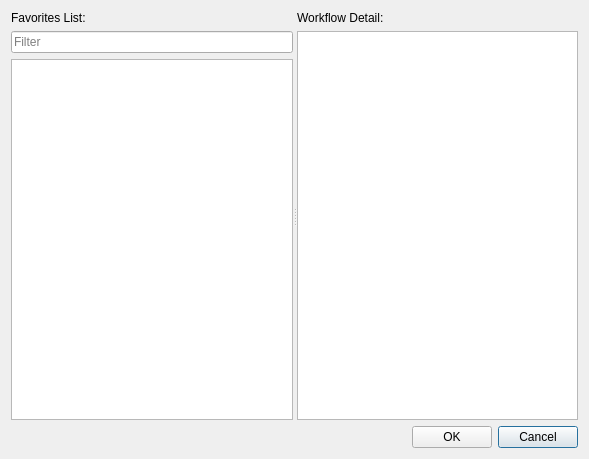
<?xml version="1.0" encoding="UTF-8"?>
<ui version="4.0">
 <class>FavoriteDlg</class>
 <widget class="QDialog" name="FavoriteDlg">
  <property name="geometry">
   <rect>
    <x>0</x>
    <y>0</y>
    <width>589</width>
    <height>459</height>
   </rect>
  </property>
  <property name="windowTitle">
   <string>Workflow Favorites</string>
  </property>
  <layout class="QGridLayout" name="gridLayout_3">
   <item row="1" column="0">
    <spacer name="horizontalSpacer">
     <property name="orientation">
      <enum>Qt::Horizontal</enum>
     </property>
     <property name="sizeHint" stdset="0">
      <size>
       <width>341</width>
       <height>20</height>
      </size>
     </property>
    </spacer>
   </item>
   <item row="1" column="2">
    <widget class="QPushButton" name="btnCancel">
     <property name="text">
      <string>Cancel</string>
     </property>
    </widget>
   </item>
   <item row="1" column="1">
    <widget class="QPushButton" name="btnOK">
     <property name="text">
      <string>OK</string>
     </property>
    </widget>
   </item>
   <item row="0" column="0" colspan="3">
    <widget class="QSplitter" name="splitter">
     <property name="orientation">
      <enum>Qt::Horizontal</enum>
     </property>
     <widget class="QWidget" name="layoutWidget">
      <layout class="QGridLayout" name="gridLayout">
       <item row="0" column="0">
        <widget class="QLabel" name="label">
         <property name="text">
          <string>Favorites List:</string>
         </property>
        </widget>
       </item>
       <item row="1" column="0">
        <widget class="QLineEdit" name="lineEditSearch">
         <property name="sizePolicy">
          <sizepolicy hsizetype="Preferred" vsizetype="Fixed">
           <horstretch>0</horstretch>
           <verstretch>0</verstretch>
          </sizepolicy>
         </property>
         <property name="maximumSize">
          <size>
           <width>16777215</width>
           <height>16777215</height>
          </size>
         </property>
         <property name="placeholderText">
          <string>Filter</string>
         </property>
        </widget>
       </item>
       <item row="2" column="0">
        <widget class="QListWidget" name="listWidgetFavoritesList">
         <property name="sizePolicy">
          <sizepolicy hsizetype="Preferred" vsizetype="Expanding">
           <horstretch>0</horstretch>
           <verstretch>0</verstretch>
          </sizepolicy>
         </property>
         <property name="maximumSize">
          <size>
           <width>16777215</width>
           <height>16777215</height>
          </size>
         </property>
        </widget>
       </item>
      </layout>
     </widget>
     <widget class="QWidget" name="layoutWidget">
      <layout class="QGridLayout" name="gridLayout_2">
       <property name="sizeConstraint">
        <enum>QLayout::SetDefaultConstraint</enum>
       </property>
       <item row="0" column="0">
        <widget class="QLabel" name="label_2">
         <property name="sizePolicy">
          <sizepolicy hsizetype="Expanding" vsizetype="Preferred">
           <horstretch>0</horstretch>
           <verstretch>0</verstretch>
          </sizepolicy>
         </property>
         <property name="text">
          <string>Workflow Detail:</string>
         </property>
        </widget>
       </item>
       <item row="1" column="0">
        <widget class="QTextEdit" name="textEditDetail"/>
       </item>
      </layout>
     </widget>
    </widget>
   </item>
  </layout>
 </widget>
 <resources/>
 <connections/>
</ui>
